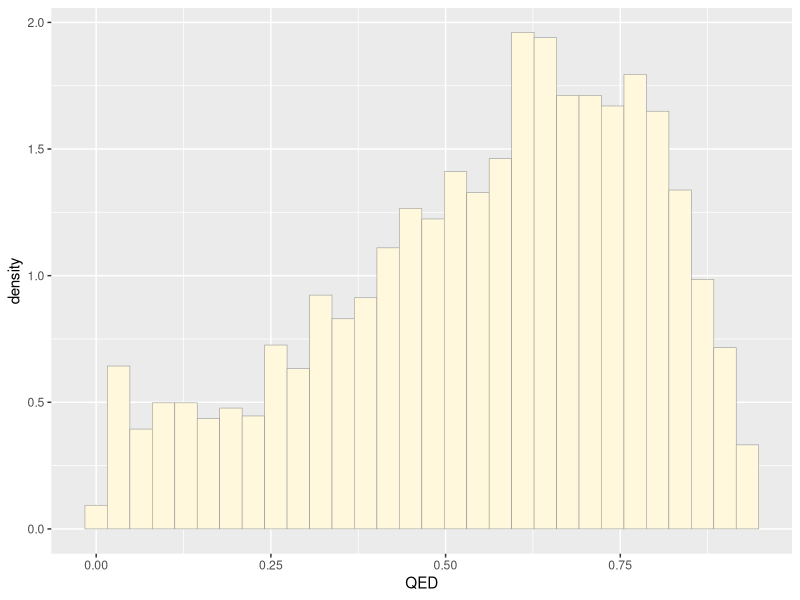
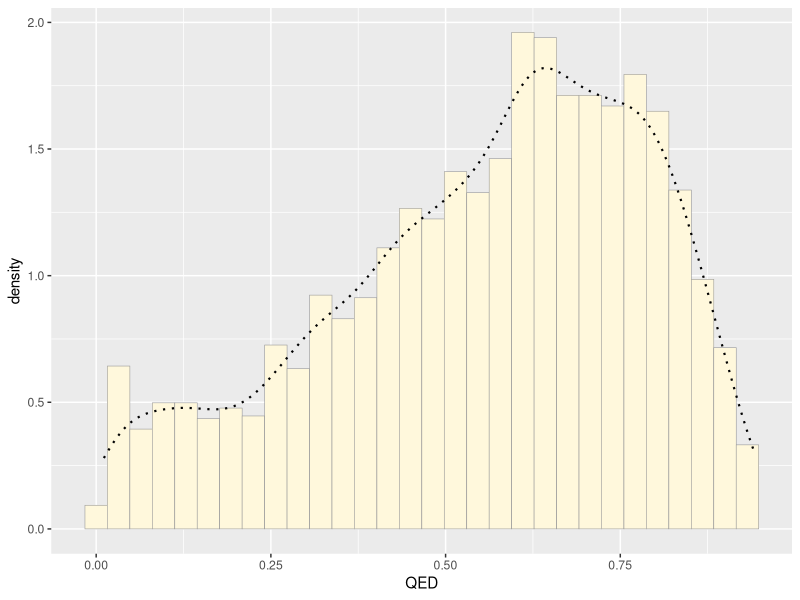
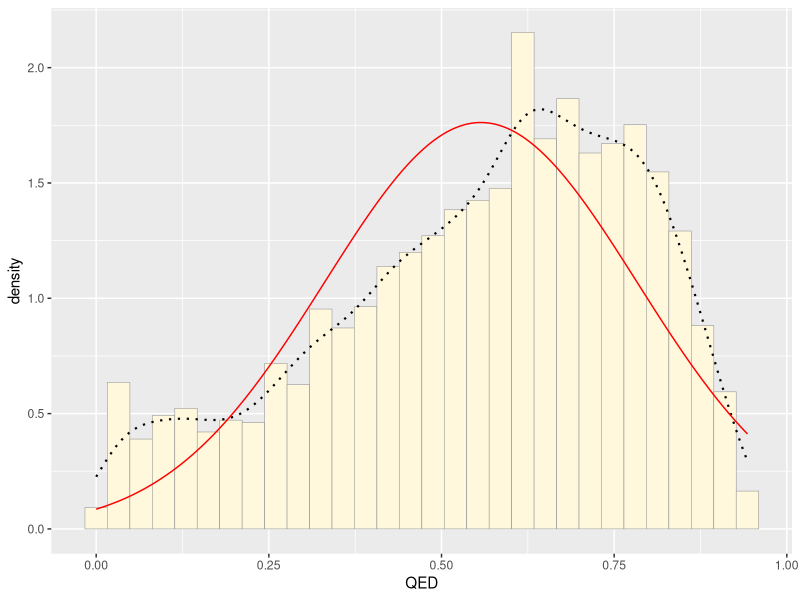
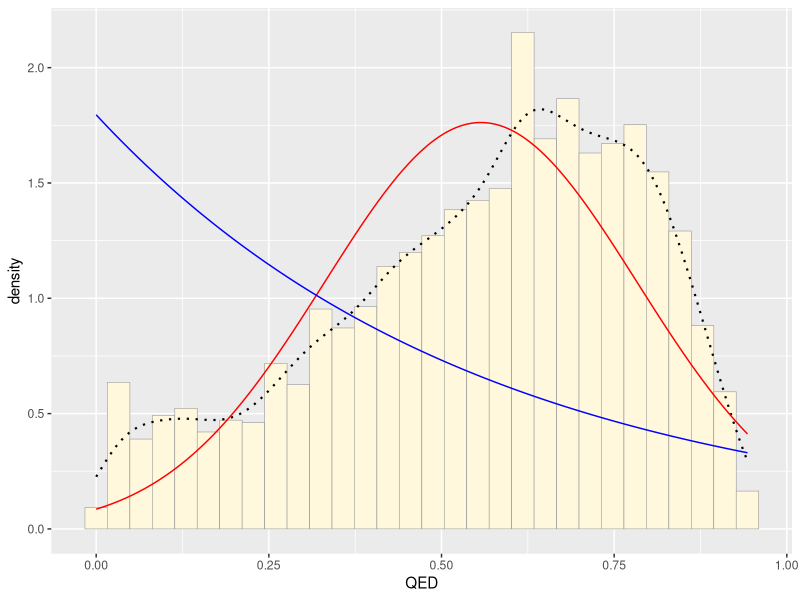
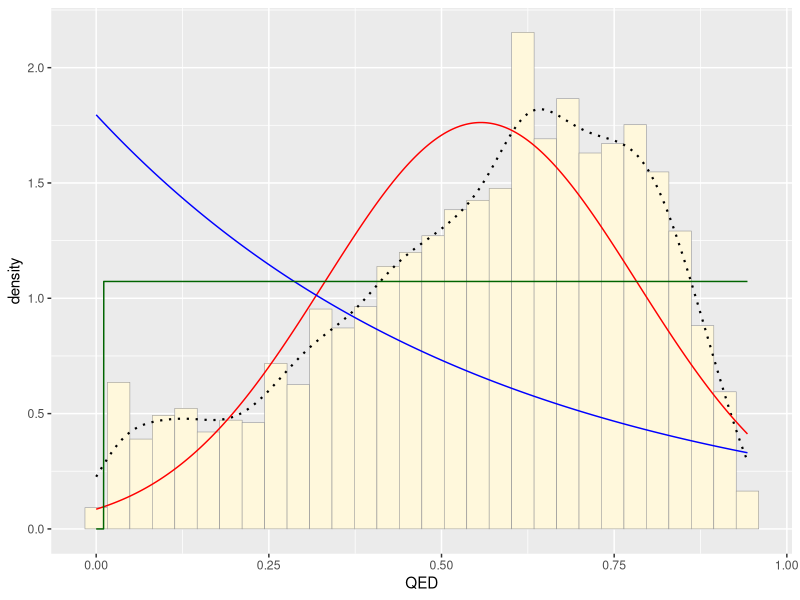
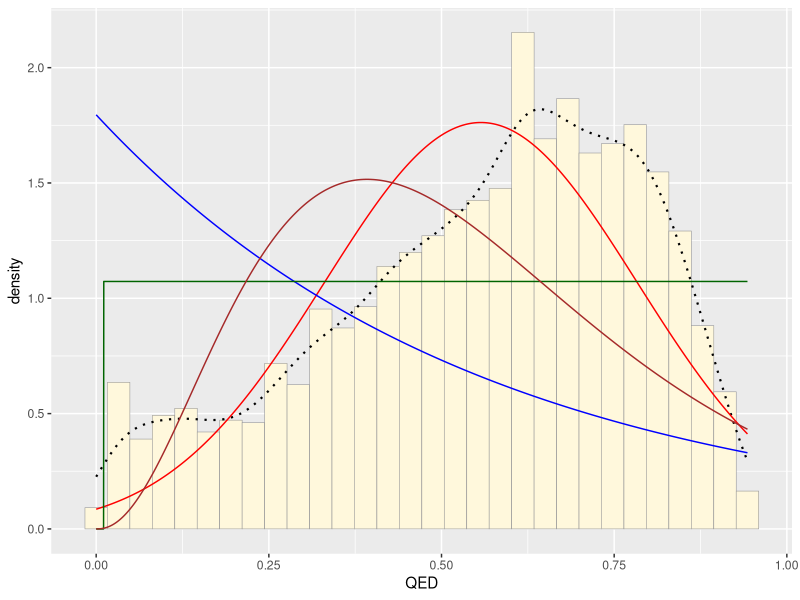
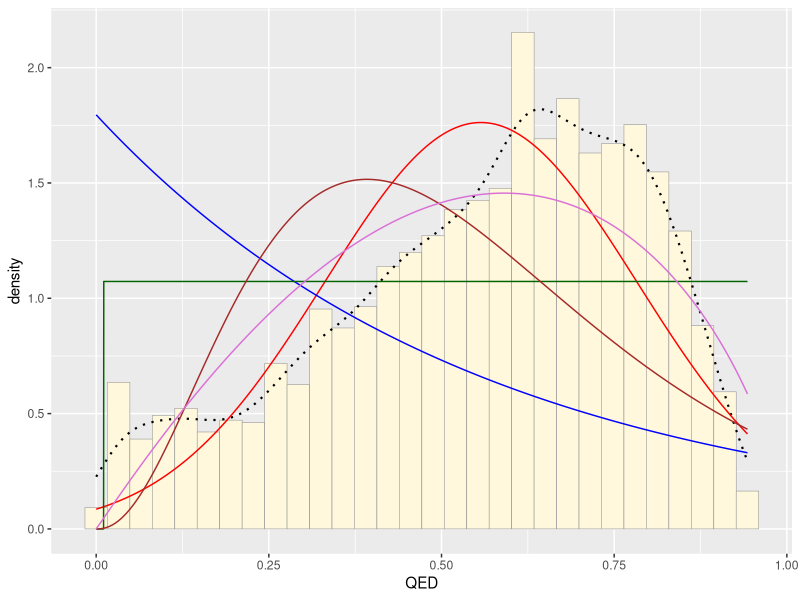
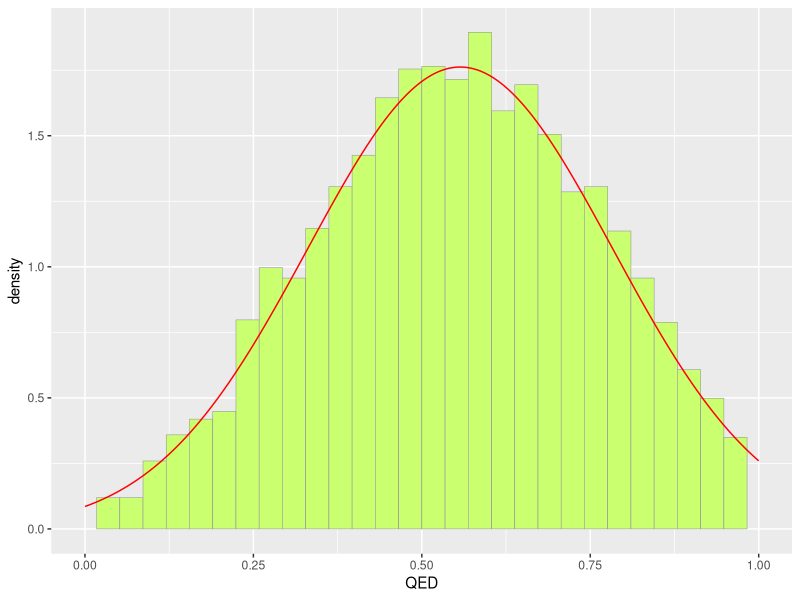

Here is the R script that generated these plots, in order:
## ---- chunk 1
knitr::opts_chunk$set(echo = TRUE,message = FALSE,warning = FALSE)
## ---- chunk 2
library(ggplot2) # for graphics
library(MASS) # for maximum likelihood estimation
## ---- chunk 3
z <- read.table("Data/NIHMS50746-supplement-AZ_chemsurvey_QED.csv",header=TRUE,sep=",")
# Only want the QED values and the chemical ID
z <- z[,c('CPD_ID','QED')]
# Let's work with 3000 values instead of over 17,000
samp <- sample(z$CPD_ID,size=3000)
z <- z[samp,]
str(z)
summary(z)
#View(z) # Now z is 3000s rows containing chemical ID and corresponding QED values
## ---- chunk 4
p1 <- ggplot(data=z, aes(x=QED, y=..density..)) +
  geom_histogram(color="grey60",fill="cornsilk",size=0.2) 
print(p1)
## ---- chunk 5
p1 <-  p1 +  geom_density(linetype="dotted",size=0.75)
print(p1)
## ---- chunk 6
normPars <- fitdistr(z$QED,"normal")
print(normPars)
str(normPars)
normPars$estimate["mean"] # note structure of getting a named attribute
# normPars is a list
## ---- chunk 7
meanML <- normPars$estimate["mean"]
sdML <- normPars$estimate["sd"]

xval <- seq(0,max(z$QED),len=length(z$QED))

 stat <- stat_function(aes(x = xval, y = ..y..), fun = dnorm, colour="red", n = length(z$QED), args = list(mean = meanML, sd = sdML))
 p1 + stat
## ---- chunk 8
expoPars <- fitdistr(z$QED,"exponential")
rateML <- expoPars$estimate["rate"]

stat2 <- stat_function(aes(x = xval, y = ..y..), fun = dexp, colour="blue", n = length(z$QED), args = list(rate=rateML))
 p1 + stat + stat2
## ---- chunk 9
stat3 <- stat_function(aes(x = xval, y = ..y..), fun = dunif, colour="darkgreen", n = length(z$QED), args = list(min=min(z$QED), max=max(z$QED)))
 p1 + stat + stat2 + stat3
## ---- chunk 10
gammaPars <- fitdistr(z$QED,"gamma")
shapeML <- gammaPars$estimate["shape"]
rateML <- gammaPars$estimate["rate"]

stat4 <- stat_function(aes(x = xval, y = ..y..), fun = dgamma, colour="brown", n = length(z$QED), args = list(shape=shapeML, rate=rateML))
 p1 + stat + stat2 + stat3 + stat4
## ---- chunk 11
betaPars <- fitdistr(x=z$QED,start=list(shape1=1,shape2=2),"beta")

shape1ML <- betaPars$estimate["shape1"]
shape2ML <- betaPars$estimate["shape2"]

stat5 <- stat_function(aes(x = xval, y = ..y..), fun = dbeta, colour="orchid", n = length(z$QED), args = list(shape1=shape1ML,shape2=shape2ML))
p1 + stat + stat2 + stat3 + stat4 + stat5
## ---- chunk 12
# getting our MLPs
normPars <- fitdistr(z$QED,"normal")
print(normPars)

# extracting the ML mean and ML std
meanML <- normPars$estimate["mean"]
sdML <- normPars$estimate["sd"]
s <- rnorm(n=3000,mean=meanML,sd=sdML)
s <- data.frame(1:3000,s)
names(s) <- c('ID','QED')
## ---- chunk 13
ps <- ggplot(data=s, aes(x=QED, y=..density..)) +
  geom_histogram(color="grey60",fill="darkolivegreen1",size=0.2)+
  xlim(c(0,1))

ps+stat
## ---- chunk 14
pActual <- ggplot(data=z, aes(x=QED, y=..density..)) +
  geom_histogram(color="grey60",fill="cornsilk",size=0.2) 
pActual + stat + xlim(c(0,1))
